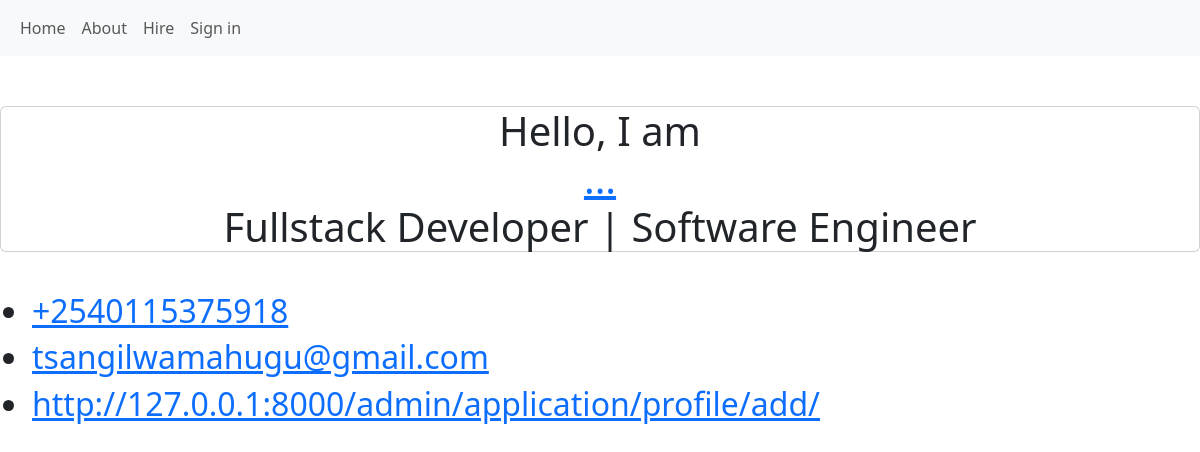
The page / on the database its author committed.
### application/models.py (models this page shows, shortened)
class Contact(models.Model):
    phone = models.CharField(max_length=15)
    email = models.EmailField()
    git_link = models.URLField()

### application/views.py (the view)
# urls.py: path('', home_view, name="home"),
def home_view(request):
    contacts = Contact.objects.all()
    person = User.objects.all()
    projects = Project.objects.all()
    template = loader.get_template('home_page.html')
    context = {
        'person': person,
        'projects': projects,
        'contacts': contacts
    }
    return HttpResponse(template.render(context, request))

### application/templates/home_page.html (shortened to what this page needs)
{% extends 'base.html' %}
{% load static %}
{% load bootstrap5 %}
{% load bootstrap_icons %}
{% block content %}
<h1 class="card text-center d-flex" style="margin-top: 50px;">
            Hello, I am
            <a href="">...</a>
            Fullstack Developer | Software Engineer
</h1>
{% for contact in contacts %}
    <footer class="footer bg-gray">
        <ul>
            <li class="h2"><a href="">{% bs_icon 'telephone' %} {{contact.phone}}</a></li>
            <li class="h2"><a href="">{% bs_icon 'envelope-at' %} {{contact.email}}</a></li>
            <li class="h2"><a href="">{% bs_icon 'github' %} {{contact.git_link}}</a></li>
        </ul>
    </footer>
{% endfor %}
{% endblock %}

### rows shown on the page
Contact: phone "+2540115375918", email "tsangilwamahugu@gmail.com", git_link "http://127.0.0.1:8000/admin/application/profile/add/"
